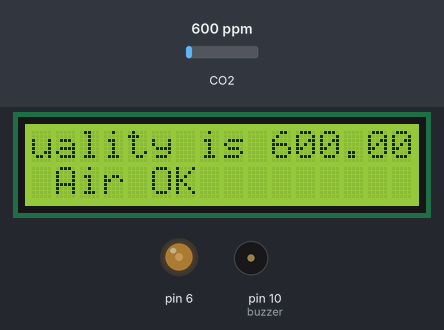
Simulated run of this sketch. Board: Arduino Uno, built with avr-gcc and run on an emulated ATmega328P. On the bench: 16×2 character LCD, output pins drawn as LEDs (lit = HIGH), buzzer (waves = sounding). Inputs (shaded band) come from the test bench; at power-on: CO2 600 ppm. The modem accepts every AT command (registered, SIM ready, sends succeed) and sends nothing else; what the sketch prints to the serial monitor is not drawn.

Above: at 2.3 s.
2.4 s: CO2 set to 963 ppm
At 2.85 s:
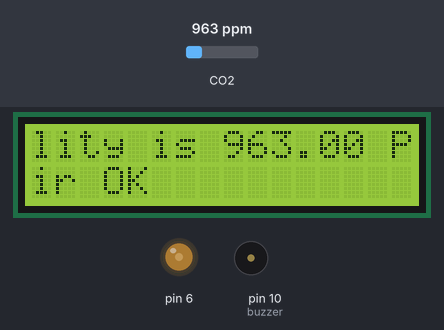
4.1 s: CO2 set to 1029 ppm
At 4.29 s:
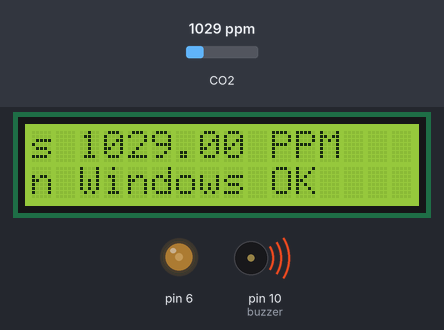
6.3 s: CO2 set to 452 ppm
At 6.78 s:
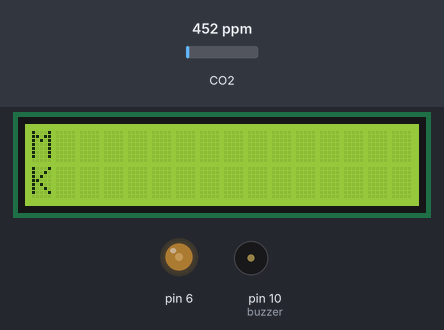
8.6 s: CO2 set to 2350 ppm
At 9.11 s:
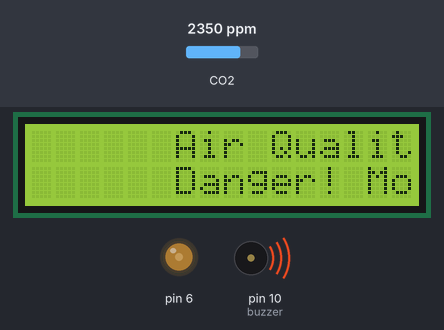
10.9 s: CO2 set to 974 ppm
At 11.46 s:
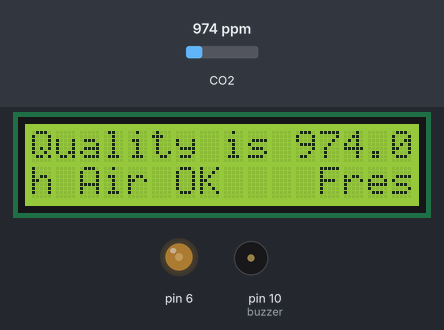
Timing chart, 0 to 13.9 s (numbered marks = the images above; inputs shaded):
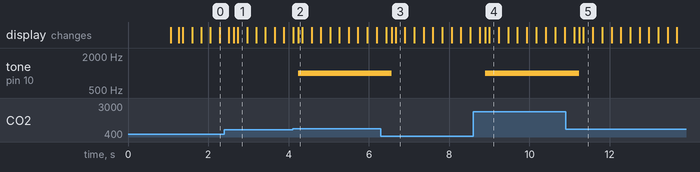

The sketch:

RFID_controller.ino
```cpp
#include "MQ135.h"
#include <SoftwareSerial.h>
#define DEBUG true
int Contrast = 75;
const int sensorPin = A0;
int buzzer = 10;
int air_quality;
#define RX 7
#define TX 8
 // This makes pin 9 of Arduino as RX pin and pin 10 of Arduino as the TX pin
String AP = "Tosin";
String PASS = "123456789";
String API = "2TKLJWFBMBZ79W62";   // Write API KEY
String HOST = "api.thingspeak.com";
String PORT = "80";
String airQualityField = "field1";
int countTrueCommand;
int countTimeCommand;
boolean found = false;
String info;
#include <LiquidCrystal.h>
SoftwareSerial esp8266(RX, TX);
LiquidCrystal lcd(12, 11, 5, 4, 3, 2);

void setup() {
  analogWrite(6, Contrast);
  pinMode(buzzer, OUTPUT);
  lcd.begin(16, 2);
  lcd.setCursor (0, 0);
  lcd.print ("POWER ON ");
  lcd.setCursor (0, 1);
  lcd.print ("Sensor Warming ");
  delay(1000);
  Serial.begin(9600);
  esp8266.begin(115200);
  pinMode(sensorPin, INPUT);        //Gas sensor will be an input to the arduino
  lcd.clear();
  sendCommand("AT", 5, "OK");
  sendCommand("AT+CWMODE=1", 5, "OK");
  sendCommand("AT+CWJAP=\"" + AP + "\",\"" + PASS + "\"", 20, "OK");

}

void loop() {

  MQ135 gasSensor = MQ135(A0);
  float air_quality = gasSensor.getPPM();

  String getAirData = "GET /update?api_key=" + API + "&" + airQualityField  + "=" + String(air_quality);
  sendCommand("AT+CIPMUX=1", 5, "OK");
  sendToCloud(getAirData);
  //
  lcd.setCursor (0, 0);
  lcd.print ("Air Quality is ");
  lcd.print (air_quality);
  lcd.print (" PPM ");
  lcd.setCursor (0, 1);
  if (air_quality <= 1000)
  {
    String d="Fresh Air "+info;
    lcd.print(d);
    unbuzz();
  }
  else if ( air_quality >= 1000 && air_quality <= 2000 )
  {
    String d="Poor Air, Open Windows " +info;
    lcd.print(d);
    buzz();
  }
  else if (air_quality >= 2000 )
  {
    String d="Danger! Move to Fresh Air "+ info;
    lcd.print(d);
    buzz();   // turn the LED on
  }
  lcd.scrollDisplayLeft();
  countTrueCommand++;
  sendCommand("AT+CIPCLOSE=0", 5, "OK");

}

void sendToCloud(String api) {
  sendCommand("AT+CIPSTART=0,\"TCP\",\"" + HOST + "\"," + PORT, 15, "OK");
  sendCommand("AT+CIPSEND=0," + String(api.length() + 4), 4, ">");
  esp8266.println(api);
}

void buzz() {
  tone(buzzer, 1000);
  delay(100);
}
void unbuzz() {
  noTone(buzzer);
  delay(100);
}
void sendCommand(String command, int maxTime, char readReplay[]) {
  Serial.print(countTrueCommand);
  Serial.print(". at command => ");
  Serial.print(command);
  Serial.print(" ");
  while (countTimeCommand < (maxTime * 1))
  {
    esp8266.println(command);//at+cipsend
    if (esp8266.find(readReplay)) //ok
    {
      found = true;
      break;
    }

    countTimeCommand++;
  }

  if (found == true)
  {
    if (command != "AT+CIPCLOSE=0") {
      info = "OK   ";
    }
    Serial.println("OYI");
    countTrueCommand++;
    countTimeCommand = 0;
  }

  if (found == false)
  {
    if (command != "AT+CIPCLOSE=0") {
      info = "BAD   ";
    }
    Serial.println("Fail");
    countTrueCommand = 0;
    countTimeCommand = 0;
  }

  found = false;
}


//
// if (esp8266.available()) // check if the esp is sending a message
//  {
//    if (esp8266.find("+IPD"))      {
//      delay(1000);
//      int connectionId = esp8266.read() - 48; /* We are subtracting 48 from the output because the read() function returns the ASCII decimal value and the first decimal number which is 0 starts at 48*/
//      String webpage = "<h1>IOT Air Pollution Monitoring System</h1>";
//      webpage += "<p><h2>";
//      webpage += " Air Quality is ";
//      webpage += air_quality;
//      webpage += " PPM";
//      webpage += "<p>";
//
//      if (air_quality <= 1000)
//      {
//        webpage += "Fresh Air";
//      }
//      else if (air_quality <= 2000 && air_quality >= 1000)
//      {
//        webpage += "Poor Air";
//      }
//
//      else if (air_quality >= 2000 )
//      {
//        webpage += "Danger! Move to Fresh Air";
//      }
//
//      webpage += "</h2></p></body>";
//      String cipSend = "AT+CIPSEND=";
//      cipSend += connectionId;
//      cipSend += ",";
//      cipSend += webpage.length();
//      cipSend += "\r\n";
//
//      sendData(cipSend, 1000, DEBUG);
//      sendData(webpage, 1000, DEBUG);
//
//      cipSend = "AT+CIPSEND=";
//      cipSend += connectionId;
//      cipSend += ",";
//      cipSend += webpage.length();
//      cipSend += "\r\n";
//
//      String closeCommand = "AT+CIPCLOSE=";
//      closeCommand += connectionId; // append connection id
//      closeCommand += "\r\n";
//
//      sendData(closeCommand, 3000, DEBUG);
//    }
//  }
```

Measured:
- the behaviour switches between 1000 and 1001 ppm on CO2 (found by bisection; images 1 and 2)
- after the input at 4.1 s, tone on pin 10 (buzzer): silent → 1000 Hz after 0.14 s; the display: first differs from a run without the input after 0.14 s (image 2)
- after the input at 6.3 s, tone on pin 10 (buzzer): 1000 Hz → silent after 0.26 s; the display: first differs from a run without the input after 0.26 s (image 3 shows a later state)
- after the input at 8.6 s, tone on pin 10 (buzzer): silent → 1000 Hz after 0.30 s; the display: first differs from a run without the input after 0.30 s (image 4 shows a later state)
- after the input at 10.9 s, tone on pin 10 (buzzer): 1000 Hz → silent after 0.35 s; the display: first differs from a run without the input after 0.35 s (image 5 shows a later state)
